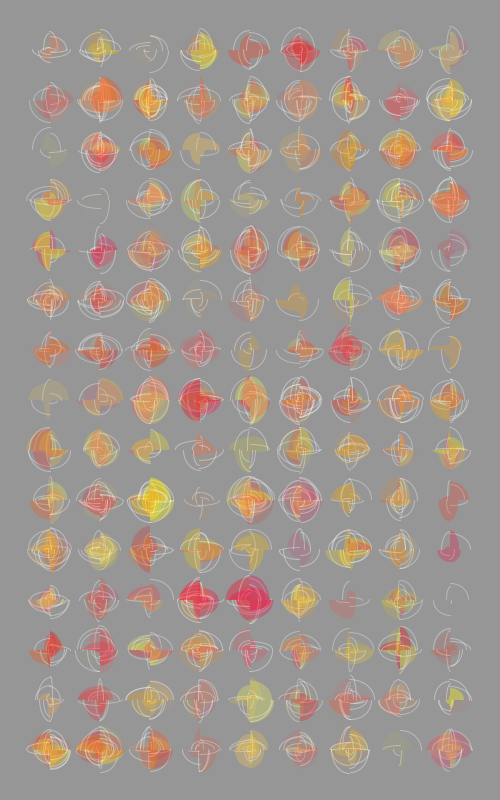
Frame 1 (no input)
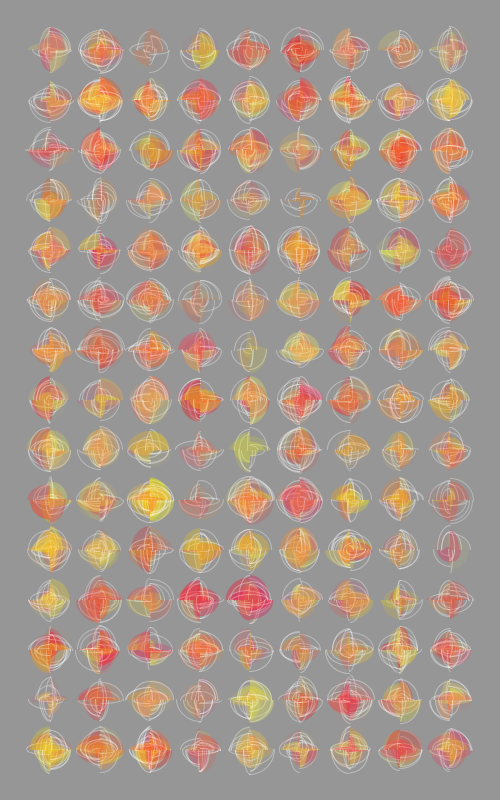
Frame 2 (the mouse pressed at the canvas centre, redrawn once)

The Processing sketch that drew these frames (run headless with seeded random() and noise(); the mouse was pressed at the canvas centre and the sketch redrawn once):

// Processing sketch: processing_37892
// ── processing_37892.pde



void setup()

{
  size(500, 800);
  smooth();
  background(150);
}


void draw()
{
  noLoop();
  for (int i = 50; i < 500; i = i+50) 
  {
    for (int y = 50; y < 800; y = y+50) {
      stamp (i, y,random (80,100), random (80,100), random (80,100));
    }
  }
}

void stamp(float x, float y, float wd, float ht, float transp)
{
  for (float i=3; i<random(5,50); i=i+random(1,10)) {
    //arc
    stroke(255, transp);
    //stroke(random(200,255),70);
    noFill();
    arc(x, y, random(wd/2-(wd/2-2), wd/2), random(ht/2-(ht/2-2), ht/2), 0, PI/2);
    arc(x, y, random(wd/2-(wd/2-2), wd/2), random(ht/2-(ht/2-2), ht/2), PI/2, PI);
    arc(x, y, random(wd/2-(wd/2-2), wd/2), random(ht/2-(ht/2-2), ht/2), PI, TWO_PI-PI/2);
    arc(x, y, random(wd/2-(wd/2-2), wd/2), random(ht/2-(ht/2-2), ht/2), TWO_PI-PI/2, TWO_PI);

    //arc
    noStroke();
    //    fill(random(0,100), random(10, transp));
    fill(random(231, 255), random(3, 252), random(100), random(transp));
    arc(x, y, random(wd/2-(wd/2-2), wd/2), random(ht/2-(ht/2-2), ht/2), 0, PI/2);
    arc(x, y, random(wd/2-(wd/2-2), wd/2), random(ht/2-(ht/2-2), ht/2), PI/2, PI);
    arc(x, y, random(wd/2-(wd/2-2), wd/2), random(ht/2-(ht/2-2), ht/2), PI, TWO_PI-PI/2);
    arc(x, y, random(wd/2-(wd/2-2), wd/2), random(ht/2-(ht/2-2), ht/2), TWO_PI-PI/2, TWO_PI);
  }
}

                
